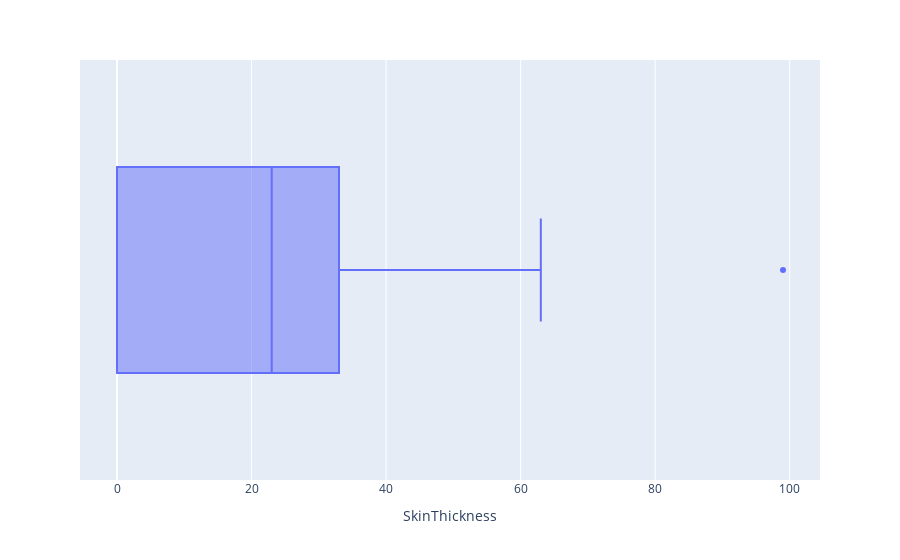

Notebook code cell kept with this figure:
### Code cell
px.box(data_frame=df,x="SkinThickness")

### Figure 1 — Plotly figure (JSON) as saved in the notebook; plotly's stock layout.template omitted (floating-point values rounded to 4 significant figures; data arrays with more than 128 entries replaced by an {"elided": "..."} marker saying what was removed)
{"data": [{"alignmentgroup": "True", "hovertemplate": "SkinThickness=%{x}<extra></extra>", "legendgroup": "", "marker": {"color": "#636efa"}, "name": "", "notched": false, "offsetgroup": "", "orientation": "h", "showlegend": false, "type": "box", "x": {"elided": "713 int values"}, "x0": " ", "xaxis": "x", "y0": " ", "yaxis": "y"}], "layout": {"boxmode": "group", "legend": {"tracegroupgap": 0}, "margin": {"t": 60}, "xaxis": {"anchor": "y", "domain": [0, 1], "title": {"text": "SkinThickness"}}, "yaxis": {"anchor": "x", "domain": [0, 1]}}}
